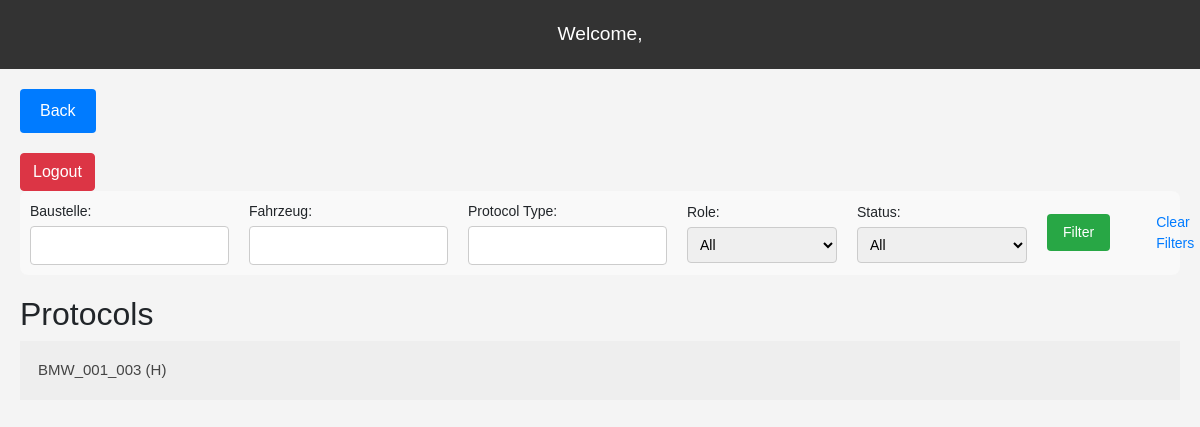
Page /sollWertView/ on the earlier database version.
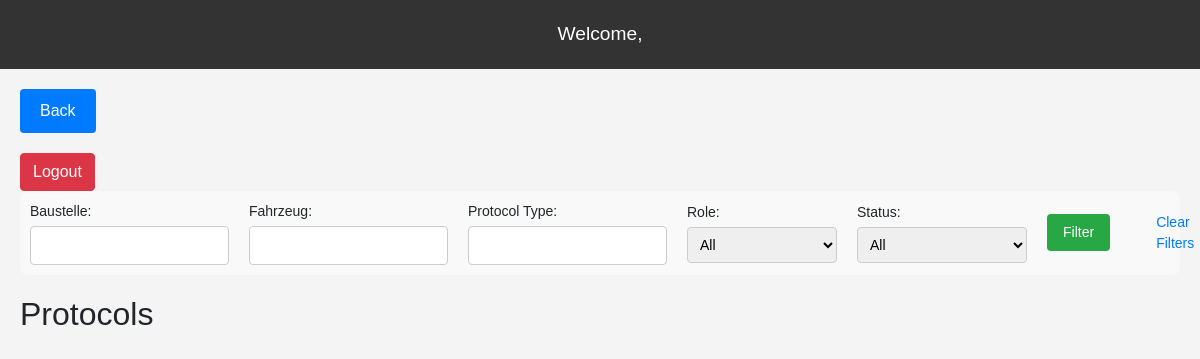
Same page on the later database version.
### myapp/models.py (models this page shows, shortened)
class PermanentProtocol(models.Model):
    permanentProtocolName = models.CharField(max_length=30)
    permanentProtocol1 = models.ForeignKey(ProtocolHubzugLiftingHost, on_delete = models.CASCADE)
    permanentProtocol4 = models.ForeignKey(ProtocolLaufHubzug, on_delete = models.CASCADE)
    protocol1 = models.ManyToManyField(
        'ProtocolHubzugLiftingHost',
        related_name="permanent_protocols"
    )
    protocol4 = models.ManyToManyField(
        'ProtocolLaufHubzug',
        related_name="permanent_protocols"
    )

### myapp/views.py (the view, shortened to what this page needs)
# urls.py: path('sollWertView/', views.sollWertView, name='soll_wert_view'),
def sollWertView(request):
    username = request.session.get('username', '')
    fahrzeug_id = request.GET.get('fahrzeugId', None)
    protocols = newFahrzeug.objects.all()
    filter_form = ProtocolFilterForm(request.GET or None)
    newPermanentProtocol = PermanentProtocol.objects.all()
    context = {
        'username': username,
        'fahrzeug_id': fahrzeug_id,
        'fahrzeugs': protocols,
        'filter_form': filter_form,
        'permanentProtocol' : newPermanentProtocol
    }
    return render(request, 'sollWertView.html', context)

### myapp/forms.py
class ProtocolFilterForm(forms.Form):
    baustelle = forms.CharField(max_length=100, required=False, label='Baustelle')
    fahrzeug = forms.CharField(max_length=100, required=False, label='Fahrzeug')
    protocol_name = forms.CharField(max_length=100, required=False, label='Protocol Type')
    teil = forms.ChoiceField(
        choices=[('all', 'All'),
                 ("hubzug", "Hubzug")],
        required=False,
        label='Role'
    )
    status = forms.ChoiceField(
        choices=[('all', 'All'),
                 ("offen", "Offen"),
                 ('exported', 'Abgeschlossen'),
                 ('closed', 'Zur Überprüfung'),
                 ('saved', 'In Bearbeitung'),
                 ('correction', 'Korrektur erforderlich')],
        required=False,
        label='Status'
    )

### templates/sollWertView.html (shortened to what this page needs)
<!DOCTYPE html>
{% load static %}
<html lang="en">
<head>
  <link href="https://stackpath.bootstrapcdn.com/bootstrap/4.3.1/css/bootstrap.min.css" rel="stylesheet">
  <link rel="stylesheet" href="{% static 'myapp/hubzug.css' %}">
</head>
<body>
  <header>
    <div class="welcome">
      Welcome,
    </div>
  </header>
  <main>
    <a href='/adminView/' class="back-button">Back</a>
    <form action="{% url 'logout' %}" method="post" style="margin: 0;">
      <button type="submit" class="btn btn-danger">Logout</button>
    </form>
    <form class="myForm" method="get" class="filter-form">
      {{ filter_form.as_p }}
      <button type="submit" class="btn btn-primary">Filter</button>
      <a href="{% url 'pruefer_view' %}">Clear Filters</a>
  </form>
    </head>
    <body>
    <h2>Protocols</h2>
    {% for permanent in permanentProtocol %}
      <button class="accordion">{{permanent.permanentProtocolName}}</button>
    {% endfor %}
  </main>
</body>
</html>

Differences in the rows shown:
removed PermanentProtocol: permanentProtocolName "BMW_001_003 (H)"
